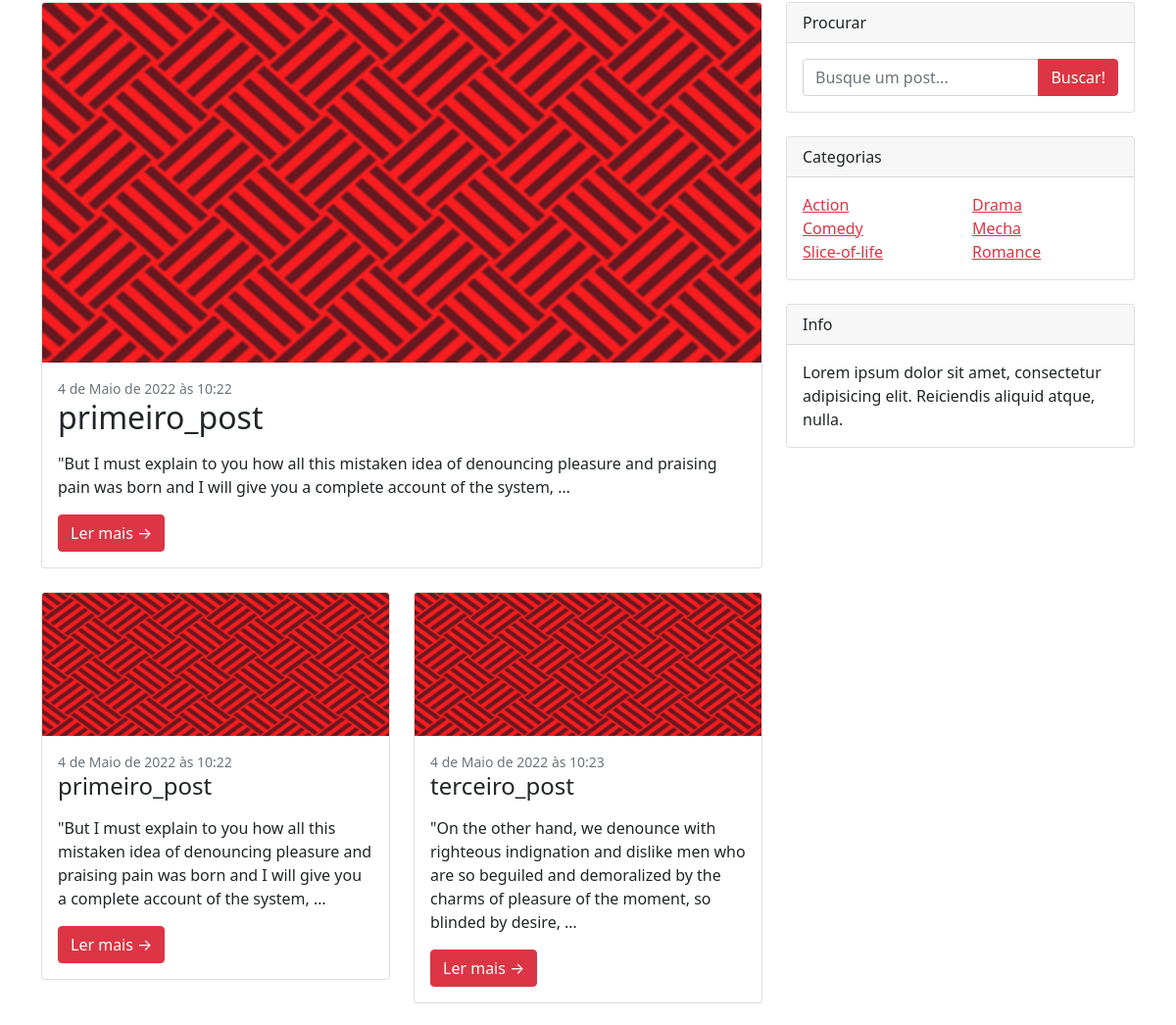
The app's page / (middle part), older data.
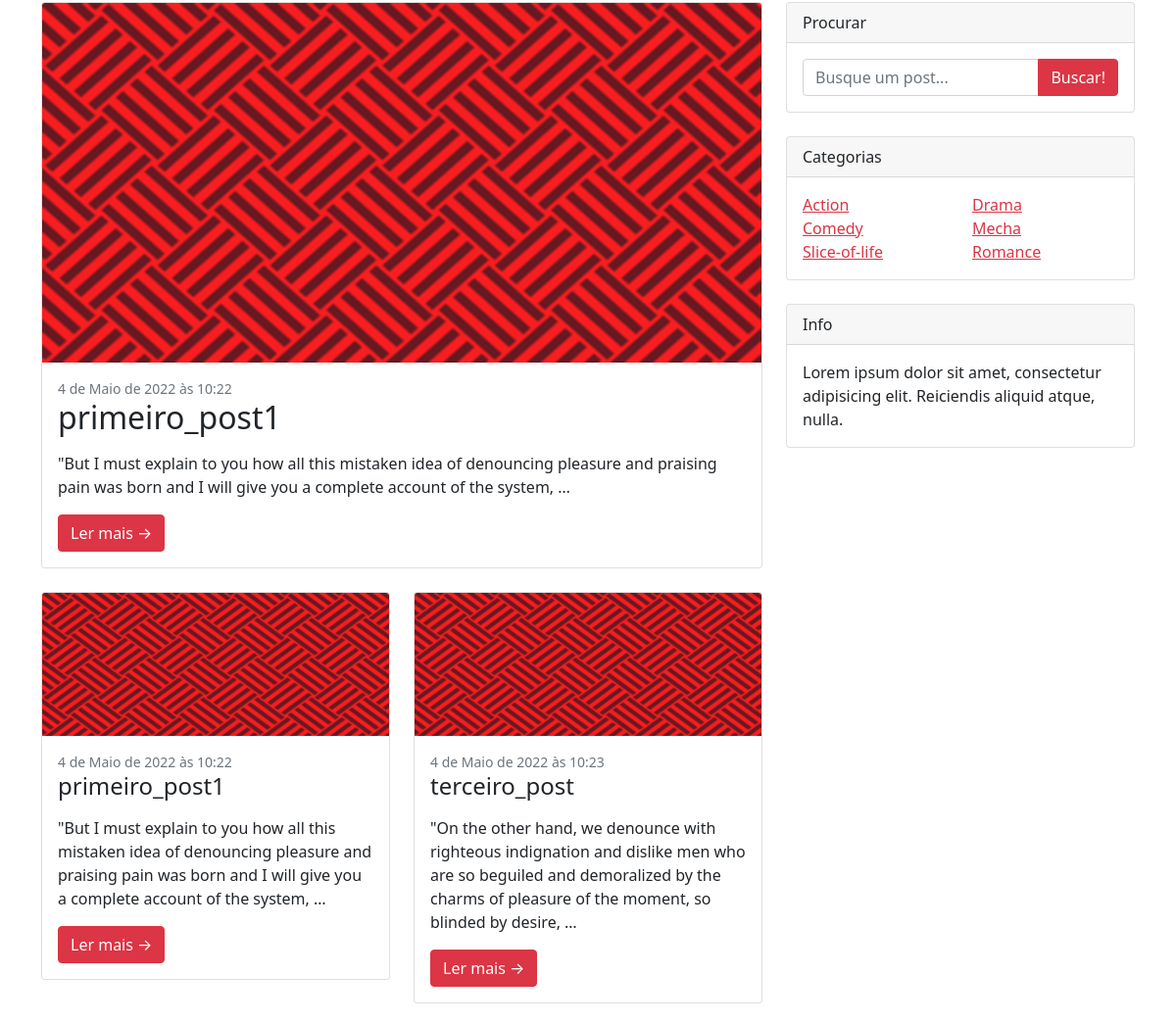
The same page, newer data.
### blog/models.py (models this page shows, shortened)
class Post(models.Model):
    title = models.CharField(max_length=255)
    summary = RichTextField()
    slug = models.SlugField(max_length=255, unique=True)
    review = models.SmallIntegerField()
    preview = models.ImageField(null=True, blank=True)
    likes = models.ManyToManyField(User, related_name="blog_post")
    author = models.ForeignKey(User, on_delete=models.CASCADE)
    content = RichTextUploadingField()
    created = models.DateTimeField(auto_now_add=True)
    updated = models.DateTimeField(auto_now=True)
    def get_absolute_url(self):
        return reverse("blog:detail", kwargs={"slug": self.slug})

### blog/views.py (the view)
# urls.py: path("", PostListView.as_view(), name="list"),
class PostListView(ListView):
    model = Post
    template_name = "blog/post_list.html"

### blog/templates/blog/post_list.html (shortened to what this page needs)
{% extends "blog/base.html" %}
{% load static %}
{% block content %}
    {% for post in post_list %}
    {% if forloop.counter0 == 0 %}
    <div class="col-lg-16">
        <div class="card mb-4">
            <a href="{{post.get_absolute_url}}#posts"><img class="card-img-top" src="{% static 'assets/700.png' %}" alt="..." /></a>
            <div class="card-body">
                <div class="small text-muted">{{ post.created }}</div>
                <h2 class="card-title">{{ post.title }}</h2>
                <p class="card-text">{{ post.content|safe|linebreaks|truncatewords:30 }}</p>
                <a class="btn btn-danger" href="{{post.get_absolute_url}}#posts">Ler mais →</a>
            </div>
        </div>
    </div>
    {% endif %}
    <div class="col-lg-6">
        <div class="card mb-4">
            <a href="{{post.get_absolute_url}}#posts"><img class="card-img-top" src="{% static 'assets/850.png' %}" alt="..." /></a>
            <div class="card-body">
                <div class="small text-muted">{{ post.created }}</div>
                <h2 class="card-title h4">{{ post.title }}</h2>
                <p class="card-text">{{ post.content|safe|linebreaks|truncatewords:30 }}</p>
                <a class="btn btn-danger" href="{{post.get_absolute_url}}#posts">Ler mais →</a>
            </div>
        </div>
    </div>
    {% endfor %}
{% endblock %}

### blog/templates/blog/base.html (shortened to what this page needs)
{% load static %}
<!DOCTYPE html>
<html lang="pt-br">
    <head>
        <link href="{% static 'css/styles.css' %}"rel="stylesheet" />
    </head>
    <body>
        <div class="container" id="posts">
            <div class="row">
                <div class="col-lg-8">
                    <div class="row">
                            {% block content %}{% endblock %}
                    </div>
                </div>
                <div class="col-lg-4">
                    <div class="card mb-4">
                        <div class="card-header">Procurar</div>
                        <div class="card-body">
                            <div class="input-group">
                                <input class="form-control" type="text" placeholder="Busque um post..." aria-label="Enter search term..." aria-describedby="button-search" />
                                <button class="btn btn-danger" id="button-search" type="button">Buscar!</button>
                            </div>
                        </div>
                    </div>
                    <div class="card mb-4">
                        <div class="card-header">Categorias</div>
                        <div class="card-body">
                            <div class="row">
                                <div class="col-sm-6">
                                    <ul class="list-unstyled mb-0">
                                        <li><a class="text-danger" href="#!">Action</a></li>
                                        <li><a class="text-danger" href="#!">Comedy</a></li>
                                        <li><a class="text-danger" href="#!">Slice-of-life</a></li>
                                    </ul>
                                </div>
                                <div class="col-sm-6">
                                    <ul class="list-unstyled mb-0">
                                        <li><a class="text-danger" href="#!">Drama</a></li>
                                        <li><a class="text-danger" href="#!">Mecha</a></li>
                                        <li><a class="text-danger" href="#!">Romance</a></li>
                                    </ul>
                                </div>
                            </div>
                        </div>
                    </div>
                    <div class="card mb-4">
                        <div class="card-header">Info</div>
                        <div class="card-body">Lorem ipsum dolor sit amet, consectetur adipisicing elit. Reiciendis aliquid atque, nulla.</div>
                    </div>
                </div>
            </div>
        </div>
    </body>
</html>

Row changes from the older to the newer data that the page shows:
changed Post: title "primeiro_post" → "primeiro_post1"
